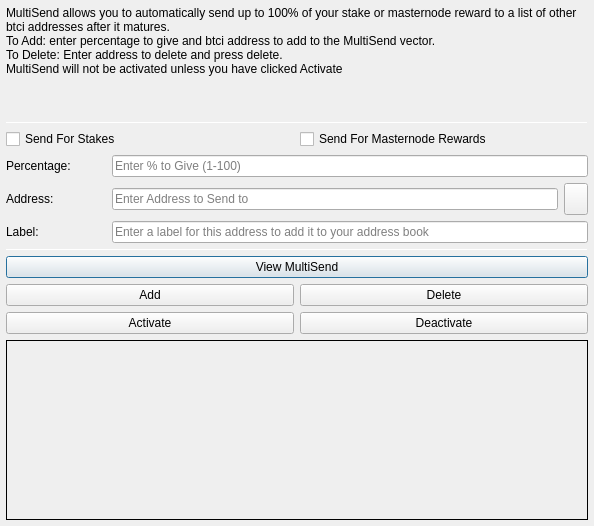
<?xml version="1.0" encoding="UTF-8"?>
<ui version="4.0">
 <class>MultiSendDialog</class>
 <widget class="QDialog" name="MultiSendDialog">
  <property name="windowModality">
   <enum>Qt::NonModal</enum>
  </property>
  <property name="geometry">
   <rect>
    <x>0</x>
    <y>0</y>
    <width>594</width>
    <height>526</height>
   </rect>
  </property>
  <property name="windowTitle">
   <string>MultiSend</string>
  </property>
  <layout class="QVBoxLayout" name="verticalLayout" stretch="0">
   <property name="leftMargin">
    <number>6</number>
   </property>
   <property name="topMargin">
    <number>6</number>
   </property>
   <property name="rightMargin">
    <number>6</number>
   </property>
   <property name="bottomMargin">
    <number>6</number>
   </property>
   <item>
    <layout class="QVBoxLayout" name="verticalLayout_Main" stretch="1,1,1,0,1,1,1">
     <item>
      <widget class="QLabel" name="label_2">
       <property name="lineWidth">
        <number>1</number>
       </property>
       <property name="text">
        <string>MultiSend allows you to automatically send up to 100% of your stake or masternode reward to a list of other btci addresses after it matures.
To Add: enter percentage to give and btci address to add to the MultiSend vector.
To Delete: Enter address to delete and press delete.
MultiSend will not be activated unless you have clicked Activate</string>
       </property>
       <property name="alignment">
        <set>Qt::AlignLeading|Qt::AlignLeft|Qt::AlignTop</set>
       </property>
       <property name="wordWrap">
        <bool>true</bool>
       </property>
      </widget>
     </item>
     <item>
      <widget class="Line" name="line">
       <property name="minimumSize">
        <size>
         <width>0</width>
         <height>1</height>
        </size>
       </property>
       <property name="maximumSize">
        <size>
         <width>16777215</width>
         <height>1</height>
        </size>
       </property>
       <property name="orientation">
        <enum>Qt::Horizontal</enum>
       </property>
      </widget>
     </item>
     <item>
      <layout class="QVBoxLayout" name="verticalLayout_Settings">
       <item>
        <layout class="QHBoxLayout" name="horizontalLayout">
         <item>
          <widget class="QCheckBox" name="multiSendStakeCheckBox">
           <property name="text">
            <string>Send For Stakes</string>
           </property>
          </widget>
         </item>
         <item>
          <widget class="QCheckBox" name="multiSendMasternodeCheckBox">
           <property name="text">
            <string>Send For Masternode Rewards</string>
           </property>
          </widget>
         </item>
        </layout>
       </item>
       <item>
        <layout class="QHBoxLayout" name="horizontalLayout_6">
         <item>
          <widget class="QLabel" name="label">
           <property name="minimumSize">
            <size>
             <width>100</width>
             <height>0</height>
            </size>
           </property>
           <property name="toolTip">
            <string>Percentage of stake to send</string>
           </property>
           <property name="text">
            <string>Percentage:</string>
           </property>
          </widget>
         </item>
         <item>
          <widget class="QLineEdit" name="multiSendPercentEdit">
           <property name="toolTip">
            <string>Enter whole numbers 1 - 100</string>
           </property>
           <property name="placeholderText">
            <string>Enter % to Give (1-100)</string>
           </property>
          </widget>
         </item>
        </layout>
       </item>
       <item>
        <layout class="QHBoxLayout" name="horizontalLayout_7">
         <item>
          <widget class="QLabel" name="label_5">
           <property name="minimumSize">
            <size>
             <width>100</width>
             <height>0</height>
            </size>
           </property>
           <property name="toolTip">
            <string>Address to send portion of stake to</string>
           </property>
           <property name="text">
            <string>Address:</string>
           </property>
          </widget>
         </item>
         <item>
          <widget class="QLineEdit" name="multiSendAddressEdit">
           <property name="toolTip">
            <string/>
           </property>
           <property name="placeholderText">
            <string>Enter Address to Send to</string>
           </property>
          </widget>
         </item>
         <item>
          <widget class="QToolButton" name="addressBookButton">
           <property name="maximumSize">
            <size>
             <width>16777215</width>
             <height>32</height>
            </size>
           </property>
           <property name="toolTip">
            <string>Choose an address from the address book</string>
           </property>
           <property name="text">
            <string/>
           </property>
           <property name="icon">
            <iconset resource="../btci.qrc">
             <normaloff>:/icons/address-book</normaloff>:/icons/address-book</iconset>
           </property>
           <property name="shortcut">
            <string>Alt+A</string>
           </property>
          </widget>
         </item>
        </layout>
       </item>
      </layout>
     </item>
     <item>
      <layout class="QHBoxLayout" name="horizontalLayout_3">
       <item>
        <widget class="QLabel" name="label_3">
         <property name="minimumSize">
          <size>
           <width>100</width>
           <height>0</height>
          </size>
         </property>
         <property name="text">
          <string>Label:</string>
         </property>
        </widget>
       </item>
       <item>
        <widget class="QLineEdit" name="labelAddressLabelEdit">
         <property name="placeholderText">
          <string>Enter a label for this address to add it to your address book</string>
         </property>
        </widget>
       </item>
      </layout>
     </item>
     <item>
      <widget class="Line" name="line_2">
       <property name="minimumSize">
        <size>
         <width>0</width>
         <height>1</height>
        </size>
       </property>
       <property name="maximumSize">
        <size>
         <width>16777215</width>
         <height>1</height>
        </size>
       </property>
       <property name="orientation">
        <enum>Qt::Horizontal</enum>
       </property>
      </widget>
     </item>
     <item>
      <layout class="QVBoxLayout" name="verticalLayout_Buttons">
       <item>
        <layout class="QHBoxLayout" name="horizontalLayout_4">
         <item>
          <widget class="QPushButton" name="viewButton">
           <property name="toolTip">
            <string/>
           </property>
           <property name="statusTip">
            <string>View MultiSend Vector</string>
           </property>
           <property name="text">
            <string>View MultiSend</string>
           </property>
          </widget>
         </item>
        </layout>
       </item>
       <item>
        <layout class="QHBoxLayout" name="horizontalLayout_2">
         <item>
          <widget class="QPushButton" name="addButton">
           <property name="toolTip">
            <string/>
           </property>
           <property name="statusTip">
            <string>Add to MultiSend Vector</string>
           </property>
           <property name="text">
            <string>Add</string>
           </property>
          </widget>
         </item>
         <item>
          <widget class="QPushButton" name="deleteButton">
           <property name="toolTip">
            <string/>
           </property>
           <property name="statusTip">
            <string>Delete Address From MultiSend Vector</string>
           </property>
           <property name="text">
            <string>Delete</string>
           </property>
          </widget>
         </item>
        </layout>
       </item>
       <item>
        <layout class="QHBoxLayout" name="horizontalLayout_5">
         <item>
          <widget class="QPushButton" name="activateButton">
           <property name="statusTip">
            <string>Activate MultiSend</string>
           </property>
           <property name="text">
            <string>Activate</string>
           </property>
          </widget>
         </item>
         <item>
          <widget class="QPushButton" name="disableButton">
           <property name="statusTip">
            <string>Deactivate MultiSend</string>
           </property>
           <property name="text">
            <string>Deactivate</string>
           </property>
          </widget>
         </item>
        </layout>
       </item>
      </layout>
     </item>
     <item>
      <widget class="QLabel" name="message">
       <property name="minimumSize">
        <size>
         <width>0</width>
         <height>180</height>
        </size>
       </property>
       <property name="frameShape">
        <enum>QFrame::Panel</enum>
       </property>
       <property name="frameShadow">
        <enum>QFrame::Plain</enum>
       </property>
       <property name="lineWidth">
        <number>1</number>
       </property>
       <property name="midLineWidth">
        <number>1</number>
       </property>
       <property name="text">
        <string/>
       </property>
       <property name="alignment">
        <set>Qt::AlignLeading|Qt::AlignLeft|Qt::AlignTop</set>
       </property>
       <property name="wordWrap">
        <bool>true</bool>
       </property>
      </widget>
     </item>
    </layout>
   </item>
  </layout>
 </widget>
 <resources>
  <include location="../btci.qrc"/>
 </resources>
 <connections/>
</ui>
